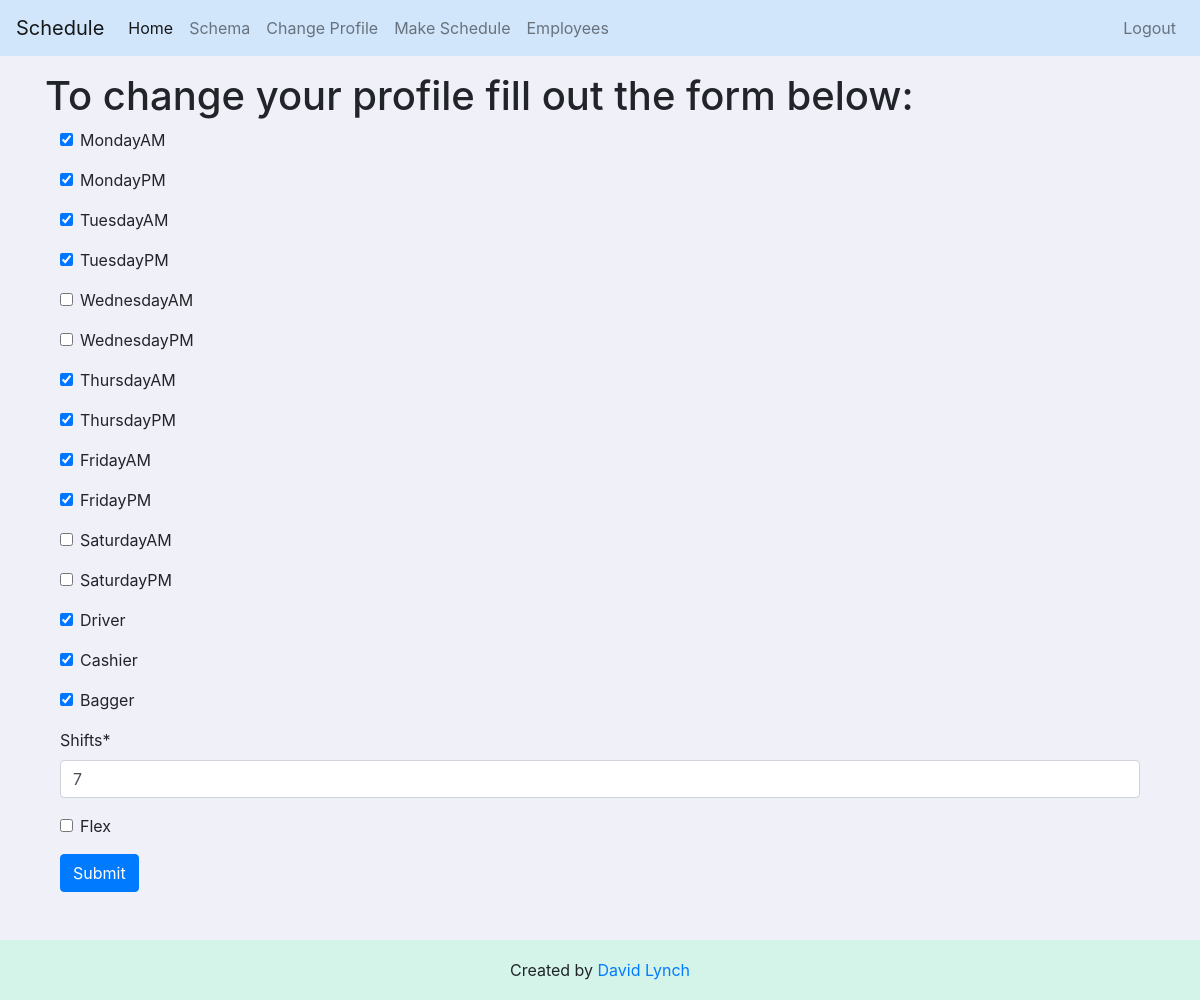
Screenshot of /change/ (signed in) with the database file from the repository.
### users/models.py (models this page shows, shortened)
class Person(TimeMixin, User):
    MondayAM = models.BooleanField(default=False)
    MondayPM = models.BooleanField(default=False)
    TuesdayAM = models.BooleanField(default=False)
    TuesdayPM = models.BooleanField(default=False)
    WednesdayAM = models.BooleanField(default=False)
    WednesdayPM = models.BooleanField(default=False)
    ThursdayAM = models.BooleanField(default=False)
    ThursdayPM = models.BooleanField(default=False)
    FridayAM = models.BooleanField(default=False)
    FridayPM = models.BooleanField(default=False)
    SaturdayAM = models.BooleanField(default=False)
    SaturdayPM = models.BooleanField(default=False)
    Driver = models.BooleanField(default=False)
    Cashier = models.BooleanField(default=False)
    Bagger = models.BooleanField(default=False)
    shifts = models.IntegerField(blank=False, default=0)
    flex = models.BooleanField(default=False)

### scheduler/views.py (the view)
# urls.py: path('change/', change_avail, name="change"),
@login_required
def change_avail(request):
    if Person.objects.filter(username=request.user).exists():
        instance = get_object_or_404(Person, username=request.user)
        if request.method == 'POST':
            formset = PersonForm(request.POST, instance=instance)
            if formset.is_valid():
                print(request.user)
                formset.username = request.user
                formset.save()
                success_msg = 'Employee successfully changed'
                formset = PersonForm(instance=instance)
                if request.user.is_staff:
                    return render(request, 'scheduler/change_avail.html', {'success_msg': success_msg, 'formset': formset, 'staff': 'staff'})
                return render(request, 'scheduler/change_avail.html', {'success_msg': success_msg, 'formset': formset})
        else:
            formset = PersonForm(instance=instance)
        return render(request, 'scheduler/change_avail.html', {'formset': formset})
    return render(request, 'scheduler/change_avail.html', {})

### scheduler/forms.py
class PersonForm(ModelForm):
    class Meta:
        model = Person
        fields = [
            'MondayAM',
            'MondayPM',
            'TuesdayAM',
            'TuesdayPM',
            'WednesdayAM',
            'WednesdayPM',
            'ThursdayAM',
            'ThursdayPM',
            'FridayAM',
            'FridayPM',
            'SaturdayAM',
            'SaturdayPM',
            'Driver',
            'Cashier',
            'Bagger',
            'shifts',
            'flex',
        ]

### scheduler/templates/scheduler/change_avail.html (shortened to what this page needs)
{% extends "scheduler/base.html" %}
{% load crispy_forms_tags %}
{% block content %}
<h1>To change your profile fill out the form below: </h1>
{% if formset %}
<form method="post" class="container">
    {{ formset|crispy }}
    <input class="btn btn-primary" type="submit" name="Submit">
</form>
{% endif %}
{% endblock %}

### scheduler/templates/scheduler/base.html (style rules this page uses)
html { position: relative; min-height: 100%; }
body { margin-bottom: 60px; background-color: rgba(180, 180, 220, 0.2); }

### rows the page displays
Person: MondayAM "☑", MondayPM "☑", TuesdayAM "☑", TuesdayPM "☑", ThursdayAM "☑", ThursdayPM "☑", FridayAM "☑", FridayPM "☑", Driver "☑", Cashier "☑", Bagger "☑", shifts "7"
